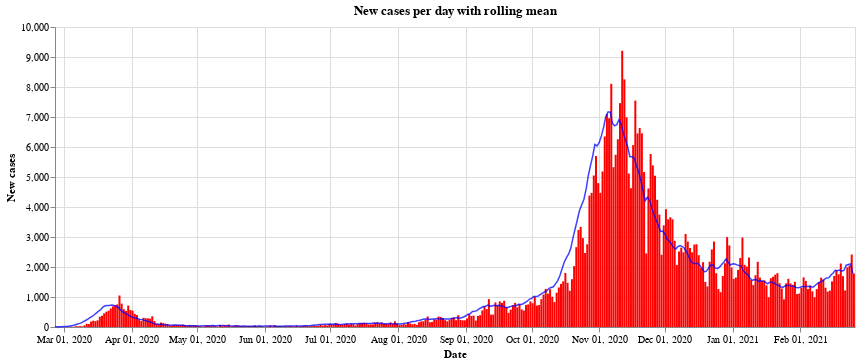

Notebook code for this chart:
### Code cell
#collapse
bars = alt.Chart(all_austria).mark_bar(
    color='red',
    opacity=1,
    size=2
).encode(
    x=alt.X("yearmonthdate(Time):T", axis=alt.Axis(title='Date')),
    y=alt.Y("AnzahlFaelle:Q", axis=alt.Axis(title='New cases')),
)

line = alt.Chart(all_austria).mark_line(
    color='blue',
    opacity=0.75,
    size=1.5,
).transform_window(
    rolling_mean='mean(AnzahlFaelle)',
    frame=[0, 7]
).encode(x='yearmonthdate(Time):T',
         y='rolling_mean:Q'
         ).properties(title='New cases per day with rolling mean', width=800)

alt.layer(bars, line, data=all_austria)

### Figure 1 — Vega-Lite specification as saved in the notebook (floating-point values rounded to 4 significant figures; data arrays with more than 128 entries replaced by an {"elided": "..."} marker saying what was removed)
{"config": {"view": {"continuousWidth": 400, "continuousHeight": 300}}, "layer": [{"mark": {"type": "bar", "color": "red", "opacity": 1, "size": 2}, "encoding": {"x": {"type": "temporal", "axis": {"title": "Date"}, "field": "Time", "timeUnit": "yearmonthdate"}, "y": {"type": "quantitative", "axis": {"title": "New cases"}, "field": "AnzahlFaelle"}}}, {"mark": {"type": "line", "color": "blue", "opacity": 0.75, "size": 1.5}, "encoding": {"x": {"type": "temporal", "field": "Time", "timeUnit": "yearmonthdate"}, "y": {"type": "quantitative", "field": "rolling_mean"}}, "title": "New cases per day with rolling mean", "transform": [{"window": [{"op": "mean", "field": "AnzahlFaelle", "as": "rolling_mean"}], "frame": [0, 7]}], "width": 800}], "data": {"name": "data-0bd8885ce148d187947a325bdcd10d0d"}, "$schema": "https://vega.github.io/schema/vega-lite/v4.8.1.json", "datasets": {"data-0bd8885ce148d187947a325bdcd10d0d": {"elided": "366 records"}}}
